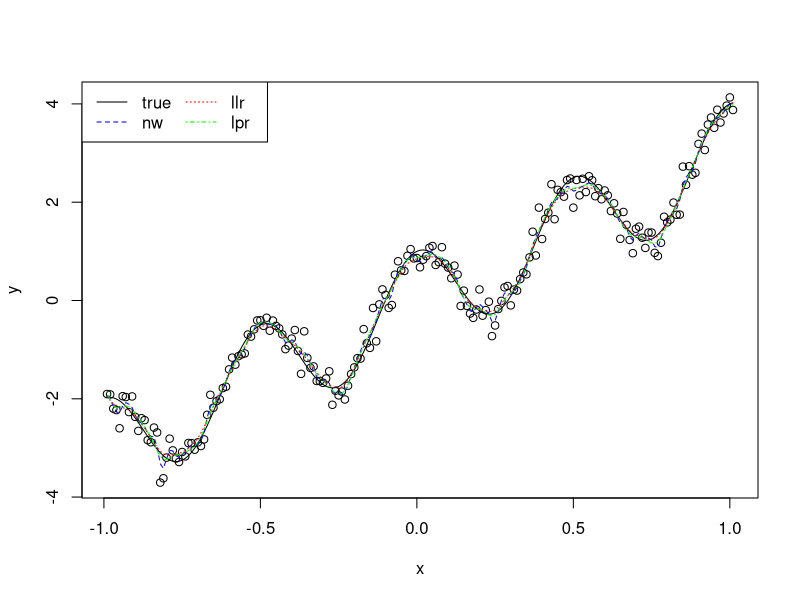

R code for this plot:
set.seed(2020)
x <- (seq(from=1, to=201, by=1) - 100) / 100
y <- 3 * x + cos(4 * pi * x ) + rnorm(201, 0, 0.2) 
truey <- 3 * x + cos(4 * pi * x)

library(KernSmooth)
# 窗宽
h <- dpill(x, y)
# NW核估计
nw <- ksmooth(x, y, kernel="normal", bandwidth = h)
# 局部线性估计
llr <- locpoly(x, y, bandwidth = h)
# 局部二次估计
lpr <- locpoly(x, y, degree = 2, bandwidth = h)

plot(x, y)
lines(x, truey, col = "black")
lines(nw, col = 'blue',lty = 2)
lines(llr, col = 'red', lty = 3)
lines(lpr, col = 'green', lty = 4)
legend("topleft", c("true", "nw", "llr", "lpr"), col=c("black", "blue","red","green"),lty=c(1, 2, 3, 4),ncol=2)



